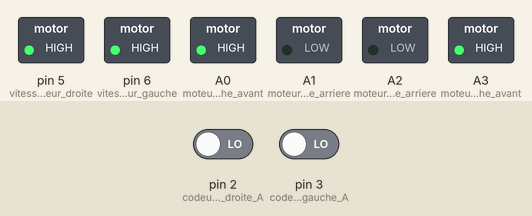
This sketch was run on a simulated Arduino Uno, built with avr-gcc and run on an emulated ATmega328P. Parts: switched loads named in the sketch (green lamp = pin HIGH). The inputs (shaded band) are chosen by the test bench; at power-on: pin 2 (codeur_moteur_droite_A) LOW, pin 3 (codeur_moteur_gauche_A) LOW. What the sketch prints to the serial monitor is not drawn.

Above: at 0.1 s.
At 13.5 s:
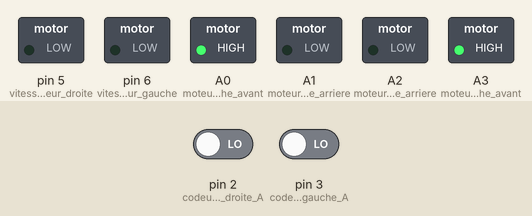
Timing chart, 0 to 15.0 s (numbered marks = the images above):
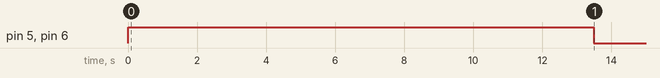

Measured:
- by itself, pin 5 (vitesse_moteur_droite), pin 6 (vitesse_moteur_gauche): LOW → HIGH at 0.01 s, → LOW 13.5 s later

The sketch:

asservissement.ino
```cpp
//Définition des entrées et sorties(qui nous avons bien évidemment pris le temps de vérifier)
int moteur_droit_marche_avant = A0;
int moteur_droit_marche_arriere = A1;
int moteur_gauche_marche_arriere = A2;
int moteur_gauche_marche_avant = A3;

int vitesse_moteur_droite = 5;
int vitesse_moteur_gauche = 6;
//Effectivement nous allons pas utiliser les codeurs B sur les roues puisque cela n'est pas nécessaire (comme expliqué dans le compte rendu)
int codeur_moteur_droite_A = 2;
int codeur_moteur_droite_B = 7;
int codeur_moteur_gauche_A = 3;
int codeur_moteur_gauche_B = 8;

//On définit le nombres d'impulsions, pour chaque roue, afin de calculer la vitesse à chaque instant donné
volatile long nbImpulsions_codeur_droite = 0;
volatile long nbImpulsions_codeur_gauche = 0;

//On définit la vitesse PWM initiale à 0
int vitesse_droite_PWM = 0;
int vitesse_gauche_PWM = 0;

//On définit les 2 instants qui vont nous calculer la variation de temps afin de calculer la vitesse
volatile long tf;
volatile long ti;

//On définit le temps qui va nous donner les différentes trajectoires à suivre
volatile long temps_total;

// Variables importantes du robots et sur les paramètres
float diametre_roue_droite = 69;
float diametre_roue_gauche = 65.1;
float nbTops_moteur = 16; //il y a 16 changements d'impulsion sur un tour moteur
float rapport_reduc = 118.58;
float nbsTops_par_trderoue = rapport_reduc * nbTops_moteur; //nombre de tops par tour de roue
float distance_par_top_roue_droite = (3.14*diametre_roue_droite)/ nbsTops_par_trderoue; //distance par top(mm/top), env égale à 0.1076
float distance_par_top_roue_gauche = (3.14*diametre_roue_gauche)/ nbsTops_par_trderoue;

//Vitesse du sujet (imposé) et/ou à modifier pour l'utilisateur
int V1 = 150;
int V2 = 280;
//écartement entre les roues par rapport au centre (en mm)
float ecartement_droite = 70;
float ecartement_gauche = 76;

//Rayons des trajectoires en mm
int R2 = 150; //zone 2
int R4 = -200; //zone 4
int R7 = 300; //zone 5

//Distance au centre des différentes zones en mm
//On définit nos variables en entier pour avoir des distances entières
int distance_Z1 = 400;
int distance_Z2 = 150 * 3.14; //un demi périmètre soit un virage de 180°
int distance_Z3 = 93; //on a arrondi notre calcul, de base la distance est de 92.9 mm
int distance_Z4 = (200 * 3.14)/4; //virage à 45°
int distance_Z5 = 100;
int distance_Z6 = 117;
int distance_Z7 = 300*3.14*1.25;  //virage de 225°
int distance_Z8 = 200;

//Temps du parcours découpé en zone en ms
float temps_zone_1 = distance_Z1/(V1*0.001);
float temps_zone_2 = distance_Z2/(V1*0.001);
float temps_zone_3 = distance_Z3/(V1*0.001);
float temps_zone_4 = distance_Z4/(V1*0.001);
float temps_zone_5 = distance_Z5/(V1*0.001);
float temps_zone_6 = distance_Z6/(V2*0.001);
float temps_zone_7 = distance_Z7/(V2*0.001);
float temps_zone_8 = distance_Z8/(V2*0.001);

//Calculons les vitesses pour chaque zones en mm/s
float vitesse_Z1_roue_droite = V1;
float vitesse_Z1_roue_gauche = V1;
float vitesse_Z2_roue_droite = V1 * ((R2-(ecartement_droite))/R2);
float vitesse_Z2_roue_gauche = V1 * ((R2+(ecartement_gauche))/R2);
float vitesse_Z3_roue_droite = V1;
float vitesse_Z3_roue_gauche = V1;
float vitesse_Z4_roue_droite = V1 * ((R4-(ecartement_droite))/R4);
float vitesse_Z4_roue_gauche = V1 * ((R4+(ecartement_gauche))/R4);
float vitesse_Z5_roue_droite = V1;
float vitesse_Z5_roue_gauche = V1;
float vitesse_Z6_roue_droite = V2;
float vitesse_Z6_roue_gauche = V2;
float vitesse_Z7_roue_droite = V2 * ((R7-(ecartement_droite))/R7);
float vitesse_Z7_roue_gauche = V2 * ((R7+(ecartement_gauche))/R7);
float vitesse_Z8_roue_droite = V2;
float vitesse_Z8_roue_gauche = V2;

//On définit le temps additionné sur chaque zone, cela nous permettra d'éffectuer la trajectoire avec une variable uniquement
float temps_total_zone_2 = temps_zone_1 +temps_zone_2;
float temps_total_zone_3 = temps_zone_1 + temps_zone_2 + temps_zone_3;
float temps_total_zone_4 = temps_zone_1 + temps_zone_2 + temps_zone_3 + temps_zone_4;
float temps_total_zone_5 = temps_zone_1 + temps_zone_2 + temps_zone_3 + temps_zone_4 + temps_zone_5;
float temps_total_zone_6 = temps_zone_1 + temps_zone_2 + temps_zone_3 + temps_zone_4 + temps_zone_5 + temps_zone_6;
float temps_total_zone_7 = temps_zone_1 + temps_zone_2 + temps_zone_3 + temps_zone_4 + temps_zone_5 + temps_zone_6 + temps_zone_7;
float temps_total_zone_8 = temps_zone_1 + temps_zone_2 + temps_zone_3 + temps_zone_4 + temps_zone_5 + temps_zone_6 + temps_zone_7 + temps_zone_8;

//On définit deux variables auquelles on va calculer la vitesse à chaque instants
float vitesse_roue_droite;
float vitesse_roue_gauche;

//Valeur de nos gains pour l'asservissement PI (ce sont les mêmes valeurs pour les deux roues)
volatile long sommeErreurD = 0;
volatile long sommeErreurG = 0;
float Ki = 0.1;
float Kp = 18;


void setup(){
  //Vitesse de sortie au maximum afin d'avoir une meilleur précision sur le traceur série
  Serial.begin(2000000);

  //On définit toute les entrées et sorties nécessaires à l'asservissement
  pinMode(vitesse_moteur_droite, INPUT);
  pinMode(moteur_droit_marche_avant, OUTPUT);
  pinMode(moteur_droit_marche_arriere, OUTPUT);

  pinMode(vitesse_moteur_gauche, INPUT);
  pinMode(moteur_gauche_marche_avant, OUTPUT);
  pinMode(moteur_gauche_marche_arriere, OUTPUT);

  pinMode(codeur_moteur_droite_A, INPUT);
  pinMode(codeur_moteur_gauche_A, INPUT);

  //Permet de faire appel à une fonction lorsque la sortie detecte un changement d'état afin de compter le nombres d'impulsions totales
  attachInterrupt(digitalPinToInterrupt(codeur_moteur_droite_A), codeurdroiteA, CHANGE);
  attachInterrupt(digitalPinToInterrupt(codeur_moteur_gauche_A), codeurgaucheA, CHANGE);

  //On commence à l'instant 0 avec un PWM nulle et on définit les sorties des moteurs
  digitalWrite(moteur_droit_marche_avant, HIGH);
  analogWrite(vitesse_moteur_droite,vitesse_droite_PWM);

  digitalWrite(moteur_gauche_marche_avant, HIGH);
  analogWrite(vitesse_moteur_droite,vitesse_gauche_PWM);


  //On commence par calculer deux instants qui vont nous permettre dans la suite de calculer une variation de temps
  ti = millis();
  tf = millis();
}

void loop () {
  temps_total = millis();

  tf = millis(); //on recalcule un instants final

  //Il s'agit ici d'avoir une variation de temps suffisament grande pour que arduino calcule une vitesse cohérente en étant précis aussi
  //Dans notre cas
  if ((tf - ti) >= 5) {
    float dt = (tf - ti);
    circuit(dt); //On fait appelle à la fonction circuit qui trace la trajectoire
    ti = tf; //dès qu'on rentre dans la boucle, on pose l'instant initial comme le dernier instant final
    afficheur(); //appelle à une fonction qui permet de voir nos valeurs directs
  }
}

void circuit (float dt) {
  //La fonction prend en paramètre la variable dt pour l'envoyer dans les fonctions respectives d'asservissement afin de calculer la vitesse

  //Tracé notre trajectoire
  //La fonction abs sur arduino prend la valeur absolue, permet de facilier la comparaison entre le temps total de la trajectoire et le temps de consigne afin de changer de zone
  if (temps_total <= abs(temps_zone_1)) {
    asservissement_droite(vitesse_Z1_roue_droite, dt);
    asservissement_gauche(vitesse_Z1_roue_gauche, dt);
  }
  else if (temps_total <= abs(temps_total_zone_2)) {
    asservissement_droite(vitesse_Z2_roue_droite, dt);
    asservissement_gauche(vitesse_Z2_roue_gauche, dt);
  }
  else if (temps_total <= abs(temps_total_zone_3)) {
    asservissement_droite(vitesse_Z3_roue_droite, dt);
    asservissement_gauche(vitesse_Z3_roue_gauche, dt);
  }
  else if (temps_total <= abs(temps_total_zone_4)) {
    asservissement_droite(vitesse_Z4_roue_droite, dt);
    asservissement_gauche(vitesse_Z4_roue_gauche, dt);
  }
  else if (temps_total <= abs(temps_total_zone_5)) {
    asservissement_droite(vitesse_Z5_roue_droite, dt);
    asservissement_gauche(vitesse_Z5_roue_gauche, dt);
  }
  else if (temps_total <= abs(temps_total_zone_6)) {
    asservissement_droite(vitesse_Z6_roue_droite, dt);
    asservissement_gauche(vitesse_Z6_roue_gauche, dt);
  }
  else if (temps_total <= abs(temps_total_zone_7)) {
    asservissement_droite(vitesse_Z7_roue_droite, dt);
    asservissement_gauche(vitesse_Z7_roue_gauche, dt);
  }
  else if (temps_total <= abs(temps_total_zone_8)) {
    asservissement_droite(vitesse_Z8_roue_droite, dt);
    asservissement_gauche(vitesse_Z8_roue_gauche, dt);
  }
  else {
    stop();
  }

}

void asservissement_droite (float consigne_droite, float dt) {
  //On calcule la vitesse (en mm/s), le calcule est expliquée sur le comptre rendu
  vitesse_roue_droite = (nbImpulsions_codeur_droite*1000/dt)*distance_par_top_roue_droite;

  //On calcule l'erreur entre la vitesse consigne et la vitesse sortie
  float ErreurD = consigne_droite - vitesse_roue_droite;
  //On calcule notre commande de signal PWM, c'est un asservissement PI
  float commandeD = (Kp*ErreurD) + (Ki*sommeErreurD);
  //On ajoute l'erreur à notre variable, c'est pour la partie Intégrateur de PI
  sommeErreurD+=ErreurD;

  //la commande constrain permet de borner notre entrée, si la commande calculer est supérieur à 255, on renvoie un signal de 255, de même si la commande est inférieur à 0, on envoie un signal PWM de 0
  commandeD = constrain(commandeD,0,255);
  //On envoie notre nouvelle vitesse consigne PWM dans les moteur
  analogWrite(vitesse_moteur_droite,commandeD);
  //On reset le nombres d'impulsions pour pouvoir continuellement calculer notre vitesse grâce aux nombres d'impulsions perçues dans un temps donné
  nbImpulsions_codeur_droite = 0;
}

void asservissement_gauche(float consigne_gauche, float dt) {
  //On calcule la vitesse (en mm/s), le calcule est expliquée sur le comptre rendu
  vitesse_roue_gauche = (nbImpulsions_codeur_gauche*1000/dt)*distance_par_top_roue_gauche;
  //On calcule l'erreur entre la vitesse consigne et la vitesse sortie
  float erreurG = consigne_gauche - vitesse_roue_gauche;
  //On calcule notre commande de signal PWM, c'est un asservissement PI
  float commandeG = (Kp * erreurG)+(Ki*sommeErreurG);
  //On ajoute l'erreur à notre variable, c'est pour la partie Intégrateur de PI
  sommeErreurG += erreurG;

  //la commande constrain permet de borner notre entrée, si la commande calculer est supérieur à 255, on renvoie un signal de 255, de même si la commande est inférieur à 0, on envoie un signal PWM de 0
  commandeG = constrain(commandeG,0,255);
  //On envoie notre nouvelle vitesse consigne PWM dans les moteur
  analogWrite(vitesse_moteur_gauche,commandeG);
  //On reset le nombres d'impulsions pour pouvoir continuellement calculer notre vitesse grâce aux nombres d'impulsions perçues dans un temps donné
  nbImpulsions_codeur_gauche = 0;
}

//Fonction qui affcihe la vitesse des deux roues par rapport au temps
void afficheur () {
  Serial.print(temps_total);
  Serial.print(",");
  Serial.print(vitesse_roue_droite);
  Serial.print(",");
  Serial.println(vitesse_roue_gauche);
}

//Fonctions qui incrémente dès qu'on detecte un changement d'état sur le codeur, à la fois sur la roue droite et la roue gauche, nous l'expliquons sur le compte rendu
void codeurdroiteA () {
  nbImpulsions_codeur_droite++;
}
void codeurgaucheA () {
  nbImpulsions_codeur_gauche++;
}

//Fonction qui arrête le robot, on envoie un PWM de 0 sur les deux roues
void stop () {
  analogWrite(vitesse_moteur_gauche, 0);
  analogWrite(vitesse_moteur_droite, 0);
}
```
